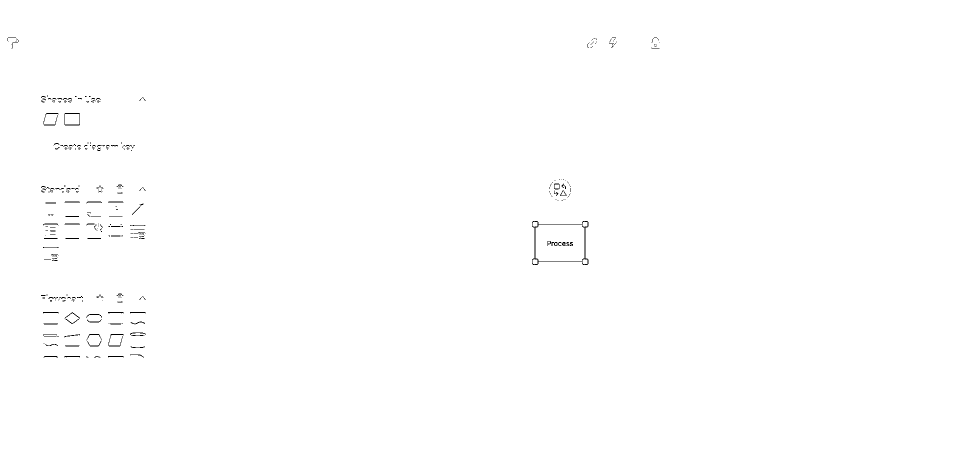
#> input picture RPA_lucidchart/detect_img/diff_3_4.png, 1920 x 911 px, found by its file name (shown at 1/2 size)
$ python check_canvas.py
#> lines starting #> are read from the running program, lines starting #| are printed output that depends on the picture; after the words box and inside, x2 and y2 are one past the last pixel; in counts of white or black regions, pixels touching at a corner belong together
#> in detect_rect_para, img is the input picture: shape (911, 1920, 3); 99.7% white; black in thin lines or dots, all inside (x1, y1, x2, y2) = (15, 75, 1319, 715)
### RPA_lucidchart/detect_shapes/canvas/rect_para.py
# File: detect_shapes/element/rectangle.py
import cv2
import numpy as np
import os

def preprocess_image(img):
    """Tiền xử lý ảnh - Tăng cường cạnh mạnh"""
    gray = cv2.cvtColor(img, cv2.COLOR_BGR2GRAY)

    # Tăng tương phản
    clahe = cv2.createCLAHE(clipLimit=3.0, tileGridSize=(8, 8))
    enhanced = clahe.apply(gray)

    # Khử nhiễu
    denoised = cv2.fastNlMeansDenoising(enhanced, None, 10, 7, 21)

    # Làm sắc nét
    kernel_sharpen = np.array([[-1,-1,-1], [-1, 9,-1], [-1,-1,-1]])
    sharpened = cv2.filter2D(denoised, -1, kernel_sharpen)

    # Adaptive threshold
    thresh = cv2.adaptiveThreshold(sharpened, 255, cv2.ADAPTIVE_THRESH_GAUSSIAN_C,
                                   cv2.THRESH_BINARY_INV, 11, 2)
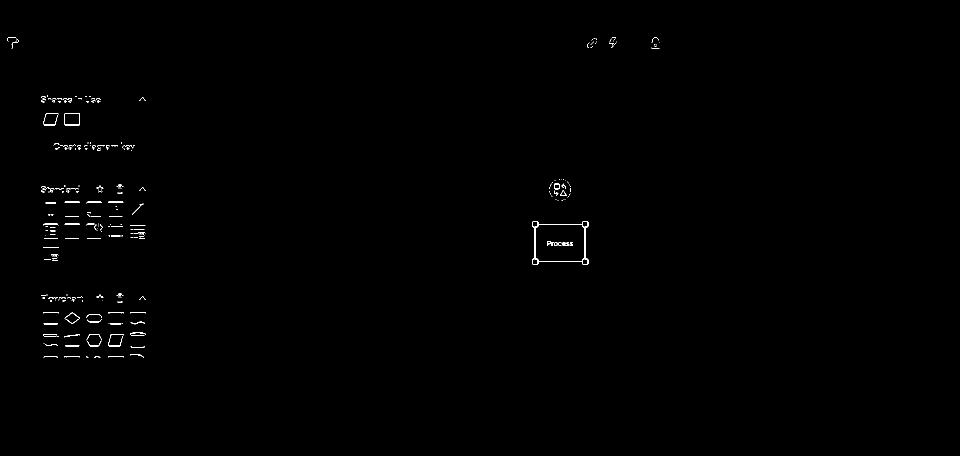
#> thresh: shape (911, 1920) (shown at 1/2 size); 0.32% white in thin lines or dots, all inside (x1, y1, x2, y2) = (15, 75, 1319, 715)

    # Làm liền các đường bị đứt
    kernel = np.ones((3, 3), np.uint8)
    closed = cv2.morphologyEx(thresh, cv2.MORPH_CLOSE, kernel, iterations=3)
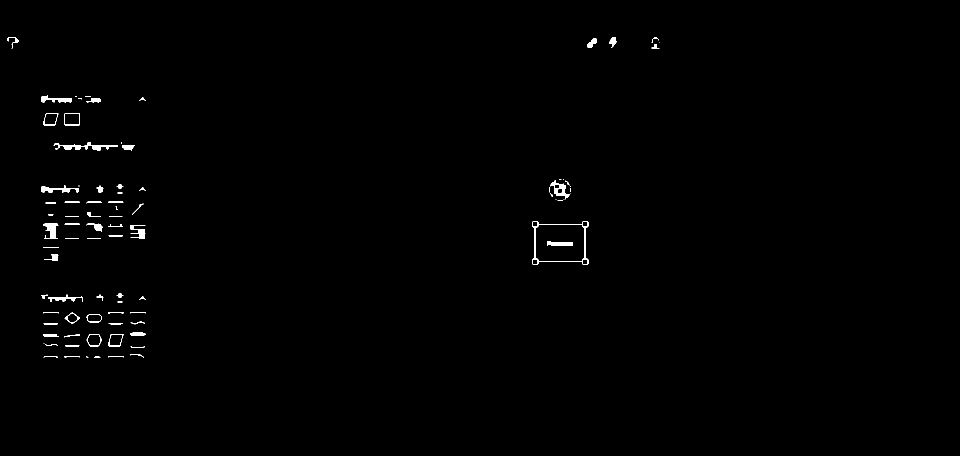
#> closed: shape (911, 1920) (shown at 1/2 size); 0.53% white; 89 white regions (22 under 20 px), largest, box (x1, y1, x2, y2) and area: (107, 285, 236, 302) 752, (1064, 442, 1177, 530) 698, (86, 447, 117, 478) 506
    dilated = cv2.dilate(closed, kernel, iterations=2)
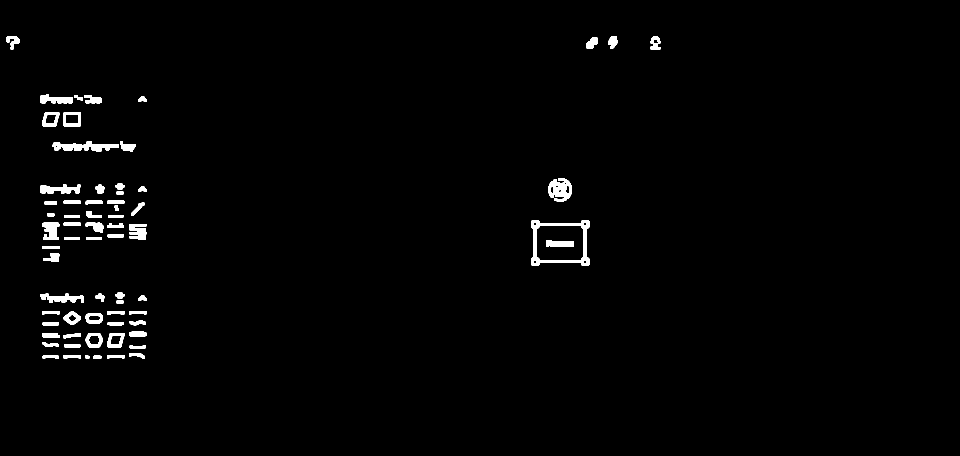
#> dilated: shape (911, 1920) (shown at 1/2 size); 1.4% white; 67 white regions, largest, box (x1, y1, x2, y2) and area: (1062, 440, 1179, 532) 2522, (105, 283, 238, 304) 1544, (1097, 356, 1144, 403) 1454

    # Phát hiện cạnh
    edges = cv2.Canny(dilated, 20, 80)
#> edges: shape (911, 1920); 0.42% white in thin lines or dots, all inside (x1, y1, x2, y2) = (12, 72, 1321, 717)

    # Nối các cạnh bị đứt theo nhiều hướng
    kernel_h = cv2.getStructuringElement(cv2.MORPH_RECT, (7, 1))
    kernel_v = cv2.getStructuringElement(cv2.MORPH_RECT, (1, 7))
    kernel_d = cv2.getStructuringElement(cv2.MORPH_RECT, (5, 5))

    edges = cv2.morphologyEx(edges, cv2.MORPH_CLOSE, kernel_h, iterations=1)
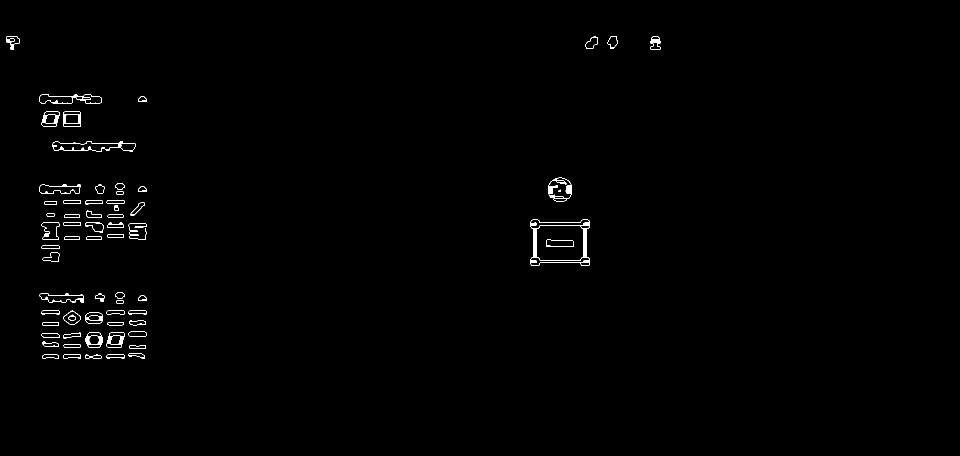
#> edges: shape (911, 1920) (shown at 1/2 size); 0.6% white; 65 white regions, largest, box (x1, y1, x2, y2) and area: (1061, 439, 1179, 532) 1602, (1096, 355, 1144, 403) 677, (104, 282, 272, 304) 628
    edges = cv2.morphologyEx(edges, cv2.MORPH_CLOSE, kernel_v, iterations=1)
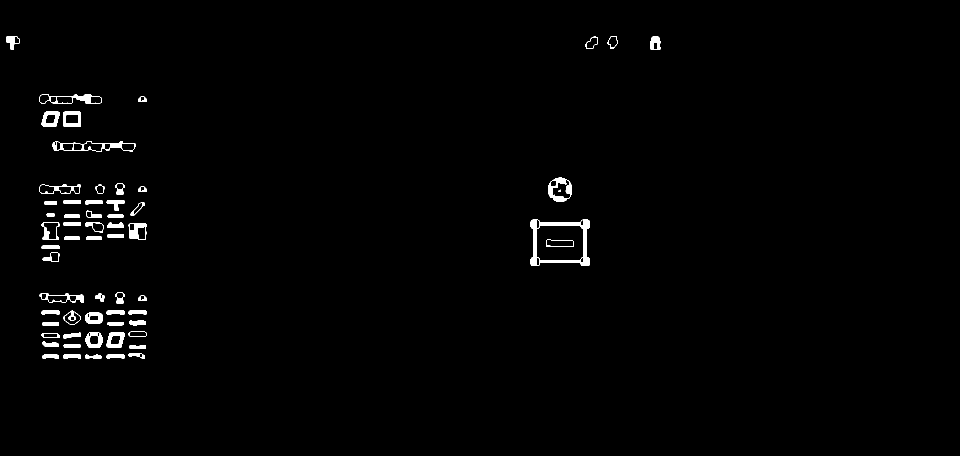
#> edges: shape (911, 1920) (shown at 1/2 size); 1.2% white; 61 white regions, largest, box (x1, y1, x2, y2) and area: (1061, 439, 1179, 532) 2763, (1096, 355, 1144, 403) 1015, (104, 282, 272, 304) 887
    edges = cv2.morphologyEx(edges, cv2.MORPH_CLOSE, kernel_d, iterations=2)
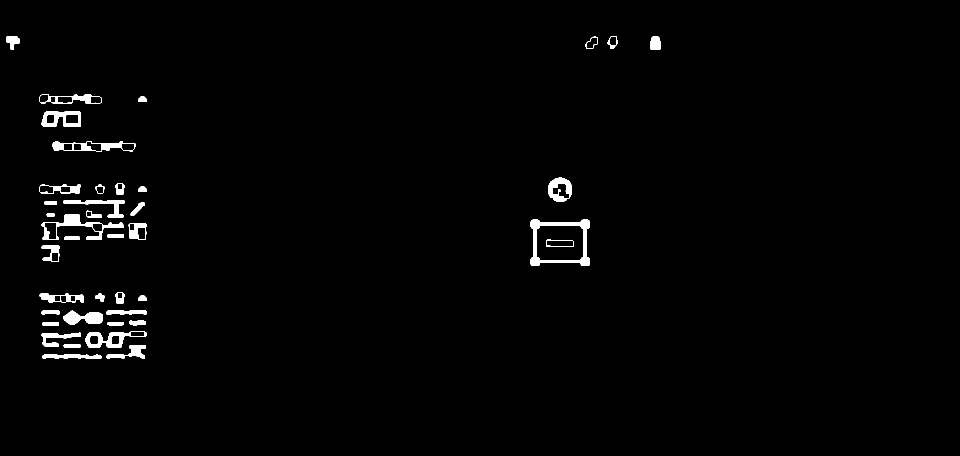
#> edges: shape (911, 1920) (shown at 1/2 size); 1.4% white; 40 white regions, largest, box (x1, y1, x2, y2) and area: (1061, 439, 1179, 532) 3014, (83, 429, 248, 480) 2022, (170, 662, 293, 695) 1525
    edges = cv2.dilate(edges, kernel, iterations=1)
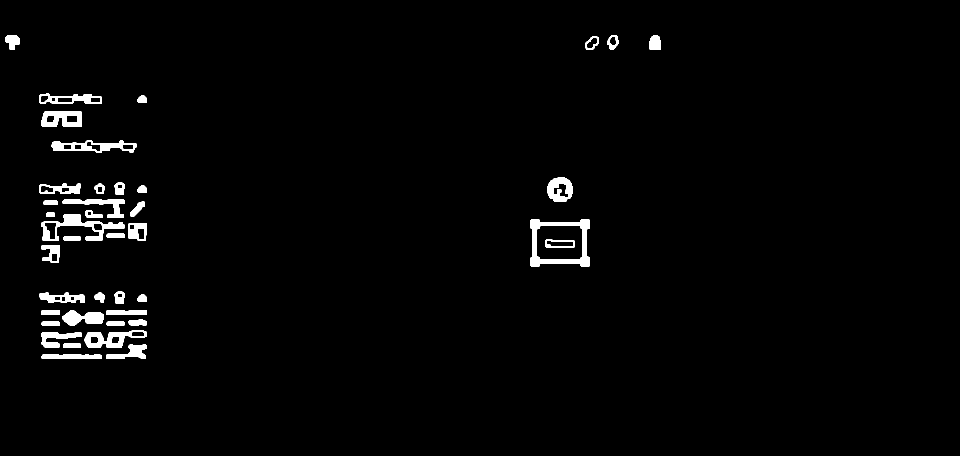
#> edges: shape (911, 1920) (shown at 1/2 size); 2% white; 40 white regions

    return edges

def is_rectangle_or_parallelogram(approx):
    """
    Kiểm tra hình chữ nhật hoặc hình bình hành

    Returns: 'rectangle', 'parallelogram', hoặc None
    """
    if len(approx) != 4:
        return None

    pts = approx.reshape(4, 2).astype(float)

    # Tính các cạnh
    edges = []
    edge_lengths = []
    for i in range(4):
        next_i = (i + 1) % 4
        edge_vector = pts[next_i] - pts[i]
        edge_length = np.linalg.norm(edge_vector)
        edges.append(edge_vector)
        edge_lengths.append(edge_length)

    # Lọc hình có cạnh quá ngắn
    if min(edge_lengths) < 10:
        return None

    # Kiểm tra 2 cặp cạnh đối diện song song
    edge0_norm = edges[0] / (edge_lengths[0] + 1e-10)
    edge2_norm = edges[2] / (edge_lengths[2] + 1e-10)
    cos_pair1 = abs(np.dot(edge0_norm, edge2_norm))

    edge1_norm = edges[1] / (edge_lengths[1] + 1e-10)
    edge3_norm = edges[3] / (edge_lengths[3] + 1e-10)
    cos_pair2 = abs(np.dot(edge1_norm, edge3_norm))

    if cos_pair1 < 0.95 or cos_pair2 < 0.95:  # Không song song
        return None

    # Kiểm tra độ dài cặp cạnh đối diện
    length_ratio_1 = abs(edge_lengths[0] - edge_lengths[2]) / max(edge_lengths[0], edge_lengths[2])
    length_ratio_2 = abs(edge_lengths[1] - edge_lengths[3]) / max(edge_lengths[1], edge_lengths[3])

    if length_ratio_1 > 0.3 or length_ratio_2 > 0.3:
        return None

    # Tính góc để phân biệt chữ nhật và bình hành
    angles = []
    for i in range(4):
        prev_i = (i - 1) % 4
        next_i = (i + 1) % 4

        v1 = pts[prev_i] - pts[i]
        v2 = pts[next_i] - pts[i]

        v1_norm = v1 / (np.linalg.norm(v1) + 1e-10)
        v2_norm = v2 / (np.linalg.norm(v2) + 1e-10)

        cos_angle = np.dot(v1_norm, v2_norm)
        angle = np.arccos(np.clip(cos_angle, -1, 1)) * 180 / np.pi
        angles.append(angle)

    # Có ít nhất 2 góc vuông → hình chữ nhật
    right_angle_count = sum(1 for angle in angles if abs(angle - 90) < 15)

    if right_angle_count >= 2:
        return 'rectangle'
    else:
        # Kiểm tra góc đối diện bằng nhau → hình bình hành
        angle_diff_1 = abs(angles[0] - angles[2])
        angle_diff_2 = abs(angles[1] - angles[3])

        if angle_diff_1 < 20 and angle_diff_2 < 20:
            return 'parallelogram'

    return None

def find_diagonals_intersection(approx):
    """
    Tính giao điểm của hai đường chéo của hình chữ nhật hoặc hình bình hành
    - Đường chéo 1: nối đỉnh 0 và 2
    - Đường chéo 2: nối đỉnh 1 và 3
    """
    pts = approx.reshape(4, 2).astype(float)
    # Đường chéo 1: (x0, y0) -> (x2, y2)
    p0, p2 = pts[0], pts[2]
    # Đường chéo 2: (x1, y1) -> (x3, y3)
    p1, p3 = pts[1], pts[3]

    # Phương trình đường thẳng: ax + by = c
    # Đường chéo 1: (y2 - y0)x - (x2 - x0)y = x0y2 - x2y0
    a1 = p2[1] - p0[1]
    b1 = p0[0] - p2[0]
    c1 = p0[0] * p2[1] - p2[0] * p0[1]

    # Đường chéo 2: (y3 - y1)x - (x3 - x1)y = x1y3 - x3y1
    a2 = p3[1] - p1[1]
    b2 = p1[0] - p3[0]
    c2 = p1[0] * p3[1] - p3[0] * p1[1]

    # Tính định thức
    det = a1 * b2 - a2 * b1
    if abs(det) < 1e-10:  # Hai đường song song hoặc trùng nhau
        return None

    # Tính giao điểm
    x = (b2 * c1 - b1 * c2) / det
    y = (a1 * c2 - a2 * c1) / det

    return (int(x), int(y))

def detect_rect_para(image_path, output_folder="detect_img"):
    """
    Phát hiện hình chữ nhật hoặc hình bình hành lớn nhất trong ảnh và trả về tọa độ giao điểm của hai đường chéo.
    Lưu ảnh kết quả với giao điểm đánh dấu bằng chấm đỏ vào folder detect_img.

    Args:
        image_path (str): Đường dẫn đến ảnh đầu vào
        output_folder (str): Folder để lưu ảnh kết quả (mặc định: detect_img)

    Returns:
        tuple: (x, y) tọa độ giao điểm của hai đường chéo của hình lớn nhất, hoặc None nếu không tìm thấy
    """
    # Kiểm tra file có tồn tại không
    if not os.path.exists(image_path):
        print(f"❌ Không tìm thấy file: {image_path}")
        return None

    # Đọc ảnh
    img = cv2.imread(image_path)
    if img is None:
        print(f"❌ Không thể đọc ảnh: {image_path}")
        return None

    # Tạo folder đầu ra nếu chưa tồn tại
    os.makedirs(output_folder, exist_ok=True)

    # Tạo bản sao để vẽ
    output = img.copy()

    # Tiền xử lý
    edges = preprocess_image(img)

    # Tìm contours
    contours, _ = cv2.findContours(edges, cv2.RETR_TREE, cv2.CHAIN_APPROX_SIMPLE)
#> contours = 72 contours; largest, box (x1, y1, x2, y2) and area: (1060, 438, 1180, 533) 9566, (1073, 451, 1166, 520) 6130, (82, 428, 249, 481) 3220, (103, 281, 273, 305) 2566, (169, 661, 294, 696) 2506

    # Tìm shape lớn nhất
    largest_shape = None
    largest_area = 0
    largest_intersection = None

    for contour in contours:
        area = cv2.contourArea(contour)
        if area < 500:  # Diện tích tối thiểu
            continue

        perimeter = cv2.arcLength(contour, True)
        epsilon = 0.04 * perimeter  # Sử dụng epsilon cố định để đơn giản
        approx = cv2.approxPolyDP(contour, epsilon, True)

        shape_type = is_rectangle_or_parallelogram(approx)

        if shape_type and area > largest_area:
            largest_shape = approx
            largest_area = area
            # Tính giao điểm của hai đường chéo
            intersection = find_diagonals_intersection(approx)
            if intersection:
                largest_intersection = intersection
#> this loop made 72 passes
#> (area, perimeter, epsilon, edge0_norm in is_rectangle_or_parallelogram, edge2_norm in is_rectangle_or_parallelogram, cos_pair1 in is_rectangle_or_parallelogram, edge1_norm in is_rectangle_or_parallelogram, edge3_norm in is_rectangle_or_parallelogram) on passes 27, 30: (1149.5, 137.6, 5.5, [0.0688, 0.998], [0.0294, -1], 0.995, [0.996, 0.0905], [-0.998, 0.0555]), (9566, 452.1, 18.08, [0.0109, 1], [-0.0109, -1], 1, [1, -0.00855], [-1, 0.00855])
#> area on passes 3, 6, 7, 8, 9, 10: 276, 207.5, 218, 227, 271, 276
#> after the loop, largest_area = 9566

    # Xử lý kết quả
    if largest_shape is not None and largest_intersection is not None:
        # Vẽ shape lớn nhất
        cv2.drawContours(output, [largest_shape], -1, (0, 255, 0), 1)
        # Vẽ giao điểm bằng chấm đỏ
        cv2.circle(output, largest_intersection, 2, (0, 0, 255), -1)
#> output: shape (911, 1920, 3); mean B, G, R 254.1, 254.2, 254.1

        # Lưu ảnh kết quả
        output_path = os.path.join(output_folder, "rec_para_detected.png")
        cv2.imwrite(output_path, output)
        print(f"✅ Phát hiện {'hình chữ nhật' if shape_type == 'rectangle' else 'hình bình hành'} lớn nhất! Tọa độ giao điểm đường chéo: {largest_intersection}")
#| ✅ Phát hiện hình bình hành lớn nhất! Tọa độ giao điểm đường chéo: (1120, 485)
        print(f"📸 Đã lưu ảnh kết quả tại: {output_path}")

        return largest_intersection
    else:
        print("❌ Không phát hiện thấy hình chữ nhật hoặc hình bình hành trong ảnh!")
        return None

# [6 lines that do not run on import are left out]

### RPA_lucidchart/detect_shapes/canvas/check_canvas.py
import os
import sys
sys.path.append(os.path.abspath(os.path.join(os.path.dirname(__file__), '../..')))
from detect_shapes.canvas.diamond import detect_diamond
from detect_shapes.canvas.ellipse import detect_ellipse
from detect_shapes.canvas.rect_para import detect_rect_para

def check_canvas(image_path, shape_type, output_folder="detect_img"):
    """
    Phát hiện hình dạng lớn nhất trong ảnh dựa trên loại hình được chỉ định.

    Args:
        image_path (str): Đường dẫn đến ảnh đầu vào
        shape_type (str): Loại hình ('diamond', 'ellipse', 'rect_para')
        output_folder (str): Folder để lưu ảnh kết quả (mặc định: detect_img)

    Returns:
        tuple: Tọa độ (x, y) của giao điểm đường chéo (diamond, rect_para) hoặc trung tâm (ellipse),
               hoặc None nếu không tìm thấy
    """
    shape_type = shape_type.lower()
    valid_shapes = ['diamond', 'ellipse', 'rect_para']

    if shape_type not in valid_shapes:
        print(f"❌ Loại hình không hợp lệ: {shape_type}. Chọn một trong: {valid_shapes}")
        return None

    if not os.path.exists(image_path):
        print(f"❌ Không tìm thấy file: {image_path}")
        return None

    print(f"🔍 Đang kiểm tra hình {shape_type} trong ảnh: {image_path}")

    if shape_type == 'diamond':
        return detect_diamond(image_path, output_folder)
    elif shape_type == 'ellipse':
        return detect_ellipse(image_path, output_folder)
    elif shape_type == 'rect_para':
        return detect_rect_para(image_path, output_folder)

if __name__ == "__main__":
    # Ví dụ sử dụng
    image_path = "detect_img/diff_3_4.png"
    shape_type = "rect_para"  # Có thể thay bằng 'ellipse' hoặc 'rect_para'

    coordinates = check_canvas(image_path, shape_type)
#> coordinates = (1120, 485)
    if coordinates:
        print(f"📍 Tọa độ {'giao điểm đường chéo' if shape_type in ['diamond', 'rect_para'] else 'trung tâm'}: {coordinates}")
#| 📍 Tọa độ giao điểm đường chéo: (1120, 485)
